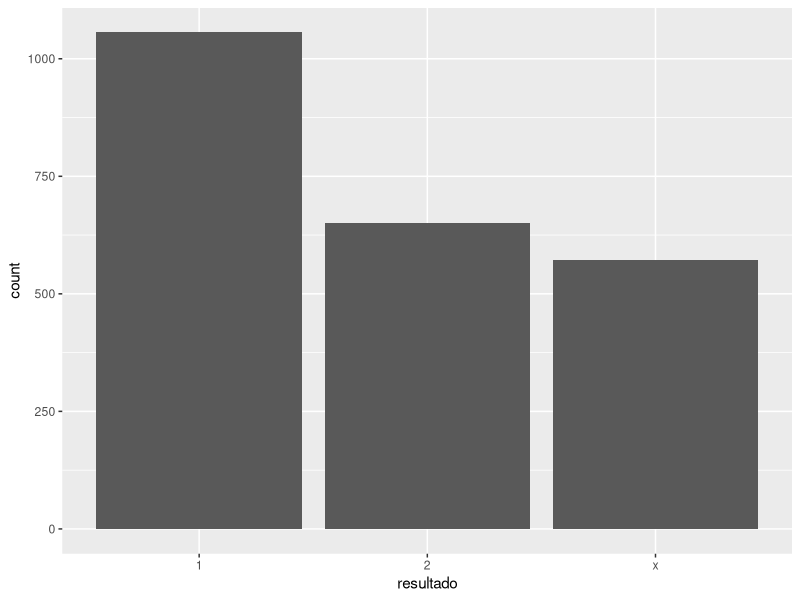
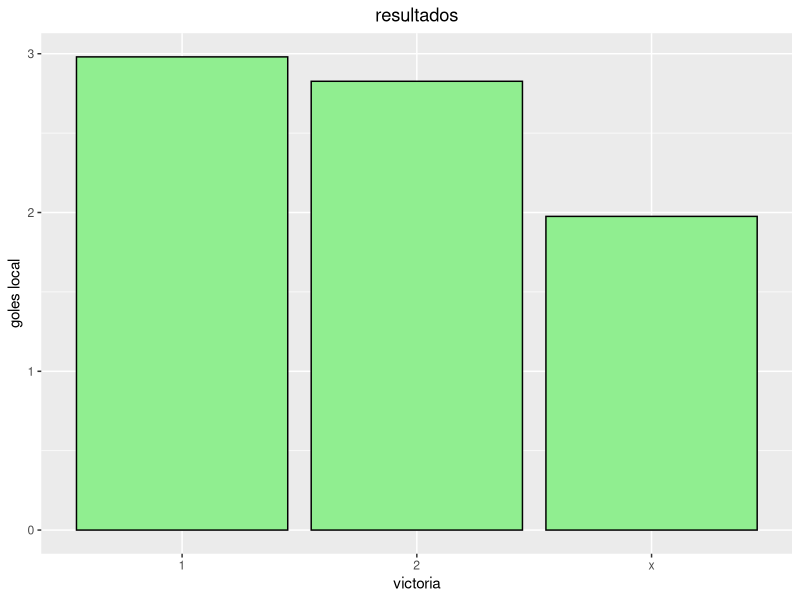
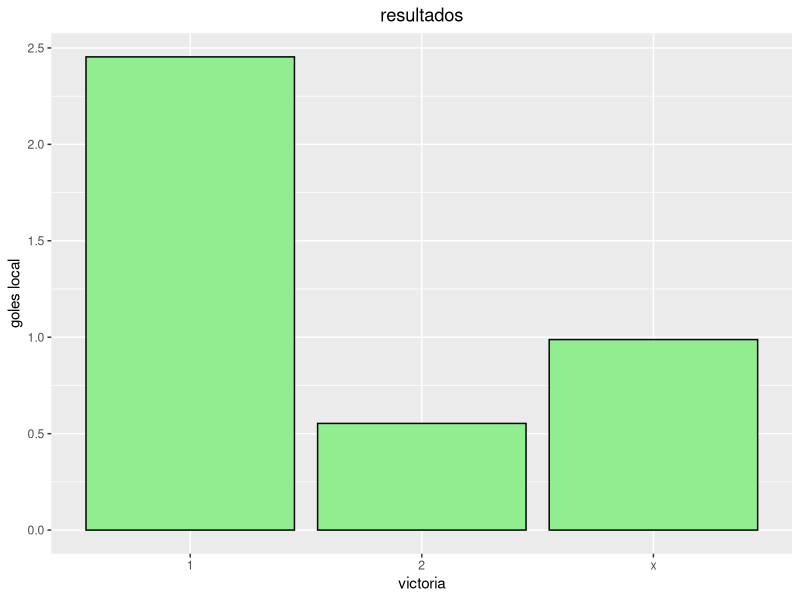
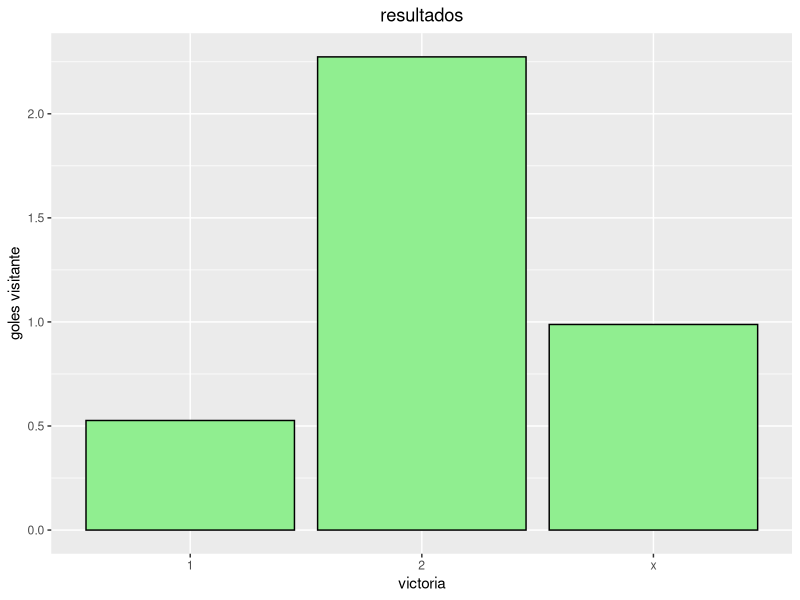
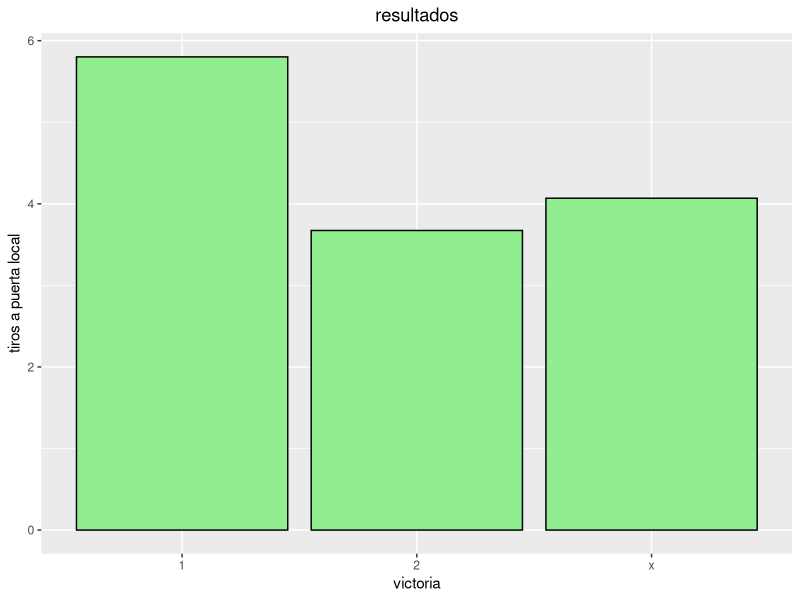
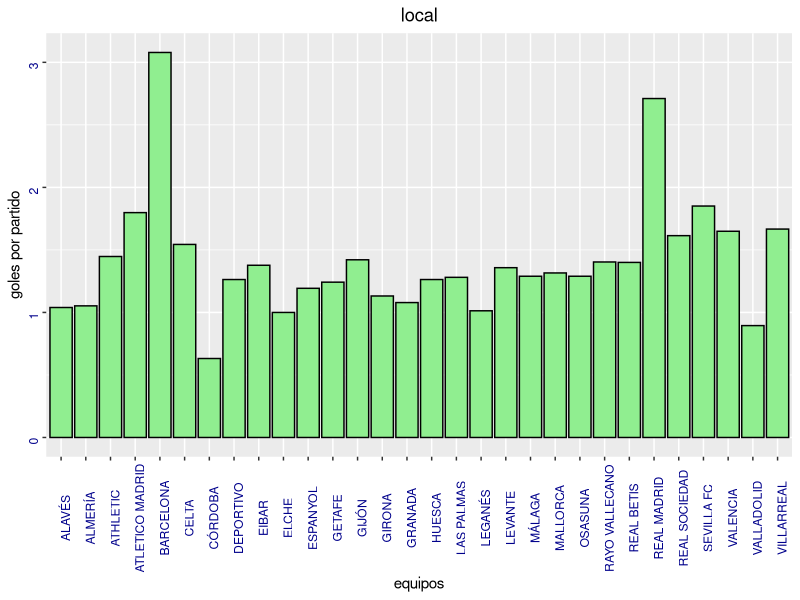
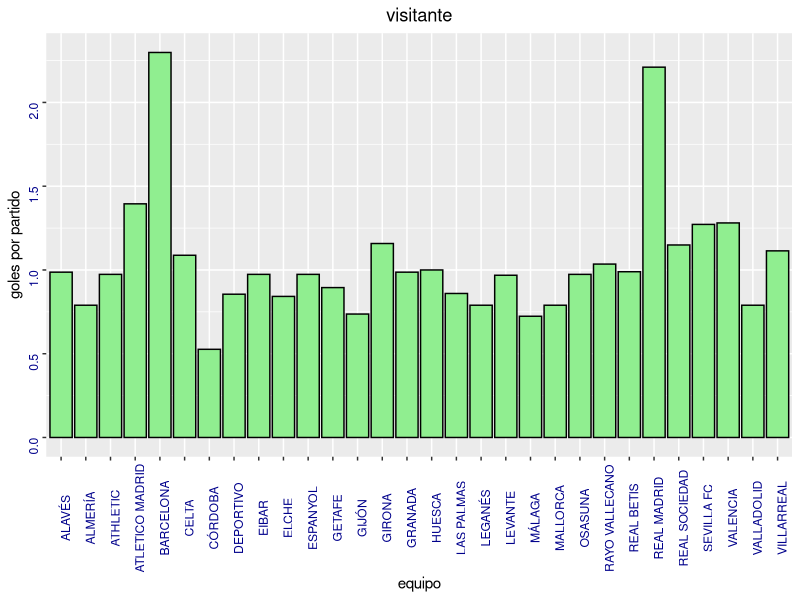
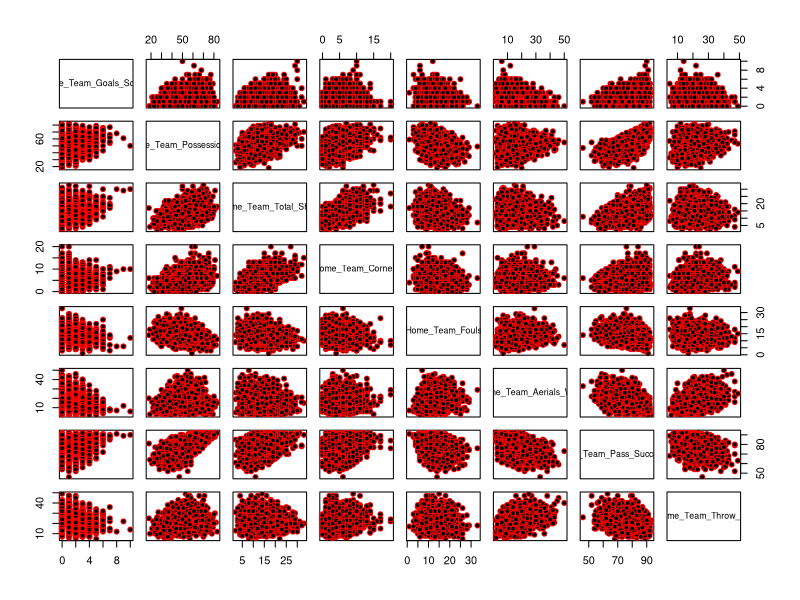

The R script that drew these images, in order:
## ---- chunk 1
# Librerías
library(dplyr)
library(readr)
library(ggplot2)
library(cowplot)
## ---- chunk 2
laliga <- read_csv("combined_data_laliga.csv")
## ---- chunk 3
#Limpio los datos de las columnas quitando los espacios y cambiandolos por guiones, puesto que los espacios dan bastantes problemas a la hora de llamar a las variables
names(laliga)<- gsub(" ","_", names(laliga))
## ---- chunk 4
# primeros estadisticos de clase
str(laliga)
summary(laliga) #medias y medianas son bastante similares, asi que se pueden analizar como normales
## ---- chunk 5
# Limpieza de variables que no nos interesan
laliga$Score <-  NULL
laliga$`Half_Time_Score` <- NULL
laliga$`Match_Excitement` <- NULL
laliga$`Home_Team_Rating` <- NULL
laliga$`Away_Team_Rating` <- NULL
laliga$`Home_Team_Goals_Conceeded` <- NULL
laliga$`Away_Team_Goals_Conceeded` <- NULL
## ---- chunk 6
# Añadimos la columna resultado (tipo quiniela)
laliga <- mutate(laliga, resultado = ifelse(Home_Team_Goals_Scored-Away_Team_Goals_Scored > 0, 1,
                                          ifelse(Home_Team_Goals_Scored-Away_Team_Goals_Scored < 0, 2, "x")))

# Añadimos la columna con los goles totales (por partido)
laliga <- mutate(laliga, goles = Home_Team_Goals_Scored+Away_Team_Goals_Scored)
## ---- chunk 7
# Convertimos a categorias
laliga$Home_Team <- as.factor(laliga$Home_Team)
laliga$Away_Team <- as.factor(laliga$Away_Team)
laliga$resultado <- as.factor(laliga$resultado)
## ---- chunk 8
# Dividimos los datos en dos datasets (train y test)
test <- filter(laliga, year==2020)
train <- filter(laliga, year<2020)
#write.csv(test,"test/test_laliga.csv")
#write.csv(train,"train/train_laliga.csv")
## ---- chunk 9
table(train$Home_Team) # de aqui sacamos los equipos que más partidos han jugado (más años en primera division)
prop.table(table(train$Home_Team))

table(train$Home_Team, train$Away_Team)
## ---- chunk 10
ggplot(train,aes(x=resultado)) + geom_bar() # se ve que jugar en casa es un factor importante para ganar
## ---- chunk 11
ggplot(train,aes(resultado ,goles)) +
  geom_bar(position = "dodge", stat = "summary", fun = "mean",
           color = 'black', fill = 'lightgreen') +
  labs(title="resultados", x="victoria", y="goles local") +
  theme(plot.title=element_text(hjust = 0.5))

# en los partidos con victorias locales hay más goles de media que en los que gana el visitante (y bastante más que en los que hay empate)
## ---- chunk 12
ggplot(train,aes(resultado ,Home_Team_Goals_Scored)) +
  geom_bar(position = "dodge", stat = "summary", fun = "mean",
           color = 'black', fill = 'lightgreen') +
  labs(title="resultados", x="victoria", y="goles local") +
  theme(plot.title=element_text(hjust = 0.5))

# Cuando el equipo local gana, mayor es su media de goles. Es decir, a mas goles, mas victorias (obvio pero habia que comprobarlo)
## ---- chunk 13
ggplot(train,aes(resultado ,Away_Team_Goals_Scored)) +
  geom_bar(position = "dodge", stat = "summary", fun = "mean",
           color = 'black', fill = 'lightgreen') +
  labs(title="resultados", x="victoria", y="goles visitante") +
  theme(plot.title=element_text(hjust = 0.5))

# Cuando el equipo local pierde, mayor es la media de goles del visitante. Es decir, a mas goles encajados, mas derrotas (obvio pero habia que comprobarlo)
## ---- chunk 14
ggplot(train,aes(resultado ,Home_Team_On_Target_Shots)) +
  geom_bar(position = "dodge", stat = "summary", fun = "mean",
           color = 'black', fill = 'lightgreen') +
  labs(title="resultados", x="victoria", y="tiros a puerta local") +
  theme(plot.title=element_text(hjust = 0.5))

# Cuando el equipo local gana, mayor es el numero de tiros a puerta.
## ---- chunk 15
ggplot(train,aes(Home_Team ,Home_Team_Goals_Scored)) +
  geom_bar(position = "dodge", stat = "summary", fun = "mean",
           color = 'black', fill = 'lightgreen') +
  labs(title="local", x="equipos", y="goles por partido") +
  theme(plot.title=element_text(hjust = 0.5), axis.text = element_text(angle = 90, color = "darkblue"))

# media de goles por partido de cada equipo en su casa
## ---- chunk 16
ggplot(train,aes(Away_Team ,Away_Team_Goals_Scored)) +
  geom_bar(position = "dodge", stat = "summary", fun = "mean",
           color = 'black', fill = 'lightgreen') +
  labs(title="visitante", x="equipo", y="goles por partido") +
  theme(plot.title=element_text(hjust = 0.5), axis.text = element_text(angle = 90, color = "darkblue"))

# media de goles por partido de cada equipo de visitante
## ---- chunk 17
# Correlación de algunas variables (no parece haber mucha)
pairs(train %>%
        select(Home_Team_Goals_Scored, `Home_Team_Possession_%`, Home_Team_Total_Shots, Home_Team_Corners, Home_Team_Fouls, Home_Team_Aerials_Won, `Home_Team_Pass_Success_%`, Home_Team_Throw_Ins), pch = 21, bg = "black", col = "red")
## ---- chunk 18
hist(train$Home_Team_Goals_Scored,breaks=15)
hist(train$Away_Team_Goals_Scored,breaks=15) # fuera se meten menos goles
## ---- chunk 19
Victorias_casa <- train %>% filter(resultado==1)
Victorias_casa
Derrotas_casa <- train %>% filter(resultado==2)
Derrotas_casa
Empates <- train %>% filter(resultado=="x")
Empates
## ---- chunk 20
#Porcentaje medio de posesión por equipo en casa
tapply(train$`Home_Team_Possession_%`,train$`Home_Team`,mean)
## ---- chunk 21
#Porcentaje medio de posesión por equipo fuera de casa
tapply(train$`Away_Team_Possession_%`,train$`Away_Team`,mean)
## ---- chunk 22
aggregate(Home_Team_Goals_Scored ~ Home_Team, data = train, FUN = mean) -> goles_home_team
goles_home_team
## ---- chunk 23
aggregate(Away_Team_Goals_Scored ~ Away_Team, data = train, FUN = mean) -> goles_Away_team
goles_Away_team
## ---- chunk 24
boxplot(Empates$`Home_Team_Possession_%`)
boxplot(Victorias_casa$`Home_Team_Possession_%`)
boxplot(Derrotas_casa$`Home_Team_Possession_%`)
## ---- chunk 25
summary(Empates$`Home_Team_Possession_%`)
summary(Victorias_casa$`Home_Team_Possession_%`)
summary(Derrotas_casa$`Home_Team_Possession_%`)
#Con estos datos tan similares sacamos en conclusión que la posesión no ha influido mucho en las victorias(pobre Pep)
## ---- chunk 26
filter(Victorias_casa, Home_Team_Red_Cards > Away_Team_Red_Cards) 
## ---- chunk 27
#Porcentaje de victorias caseras(TRUE)
prop.table(table(train$Home_Team_Goals_Scored > train$Away_Team_Goals_Scored))
## ---- chunk 28
#Porcentaje de empates
prop.table(table(train$Home_Team_Goals_Scored == train$Away_Team_Goals_Scored))
## ---- chunk 29
#Porcentaje de derrotas caseras
prop.table(table(train$Home_Team_Goals_Scored < train$Away_Team_Goals_Scored))
## ---- chunk 30
prop.table(table(Victorias_casa$Home_Team_Total_Shots > Victorias_casa$Away_Team_Total_Shots))
#En un 30% de las victorias de casa el equipo de casa tiró menos tiros que el de fuera
## ---- chunk 31
prop.table(table(Victorias_casa$Home_Team_Blocked_Shots <= Victorias_casa$Away_Team_Blocked_Shots))
#Los tiros bloqueados no influyen mucho en el resultado del partido
prop.table(table(Derrotas_casa$Home_Team_Blocked_Shots > Derrotas_casa$Away_Team_Blocked_Shots))
#En las derrotas si vemos que el 43% de las veces bloquearon menos 
## ---- chunk 32
summary(Derrotas_casa)
## ---- chunk 33
summary(Victorias_casa)
## ---- chunk 34
summary(Empates)
## ---- chunk 35
#Media de goles por partido
sum(train$Home_Team_Goals_Scored, train$Away_Team_Goals_Scored)/nrow(train)
## ---- chunk 36
#Media de goles por partido con victoria local
sum(Victorias_casa$Home_Team_Goals_Scored,Victorias_casa$Away_Team_Goals_Scored)/nrow(Victorias_casa)
## ---- chunk 37
#Media de goles por partido con victoria visitante
sum(Derrotas_casa$Home_Team_Goals_Scored,Derrotas_casa$Away_Team_Goals_Scored)/nrow(Derrotas_casa)
## ---- chunk 38
#Media de goles por partido con empate
sum(Empates$Home_Team_Goals_Scored,Empates$Away_Team_Goals_Scored)/nrow(Empates)
